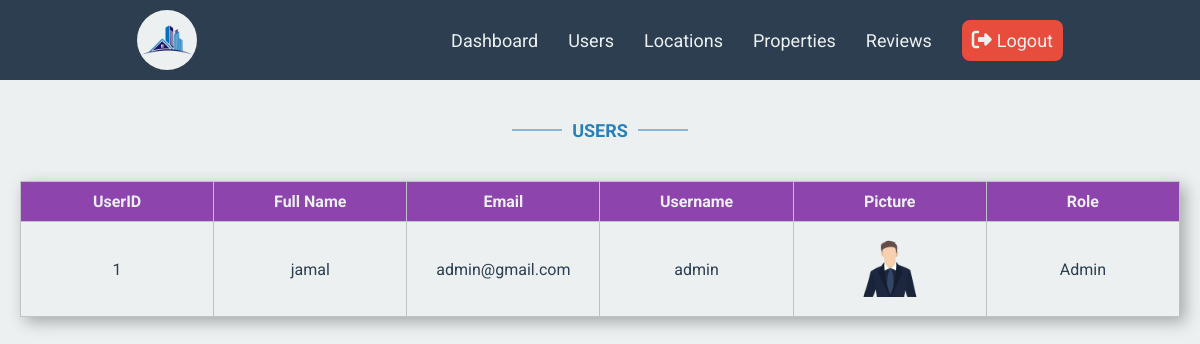
The page /admin/users.php (signed in) on the database its author committed.
### tables this page shows
CREATE TABLE `users` (
  `UserID` int(10) NOT NULL,
  `FullName` varchar(50) NOT NULL,
  `Username` varchar(255) NOT NULL,
  `Email` varchar(50) NOT NULL,
  `Password` varchar(255) NOT NULL,
  `Picture` varchar(255) NOT NULL DEFAULT 'avatar.png',
  `GroupID` int(10) NOT NULL DEFAULT 0
);

### admin/includes/functions.php (called while the page is built, shortened)
<?php
function getAllFrom($field, $table, $where = NULL, $and = NULL, $orderfield, $ordering = "DESC")
{
    global $con;
    $getAll = $con->prepare("SELECT $field FROM $table $where $and ORDER BY $orderfield $ordering");
    $getAll->execute();
    $all = $getAll->fetchAll();
    return $all;
}

### admin/users.php (the view, shortened to what this page needs)
<?php
if (isset($_SESSION['Username'])) {
    require('./connect.php');
    require('./includes/functions.php');
    require('./includes/header.php');
    $users = getAllFrom('*', 'users', NULL, NULL, 'UserID', 'ASC');
    if (!empty($users)) {
?>
        <section>
            <h1 class="custom-title">Users</h1>
            <table>
                <tr>
                    <th>UserID</th>
                    <th>Full Name</th>
                    <th>Email</th>
                    <th>Username</th>
                    <th>Picture</th>
                    <th>Role</th>
                </tr>
                <?php
                foreach ($users as $user) { ?>
                    <tr>
                        <td><?php echo $user['UserID'] ?></td>
                        <td><?php echo $user['FullName'] ?></td>
                        <td><?php echo $user['Email'] ?></td>
                        <td><?php echo $user['Username'] ?></td>
                        <td>
                            <a href="/real-estate/admin/uploads/avatars/<?php echo $user['Picture'] ?>" target="_blank">
                                <img src="./uploads/avatars/<?php echo $user['Picture'] ?>" alt="">
                            </a>
                        </td>
                        <td><?php echo $user['GroupID'] == 1 ? 'Admin' : 'User' ?></td>
                    </tr>
                <?php
                }
                ?>
            </table>
        </section>
    <?php
    } else { ?>
        <p class="alert alert-info">There is no records</p>
<?php   }
} else {
    header("Location: index.php");
    exit();
}
require('./includes/footer.php');

### admin/styles/main.css (style rules this page uses)
:root { --red1: #c0392b; --red2: #e74c3c; --orange1: #d35400; --orange2: #e67e22; --yellow1: #f39c12; --yellow2: #f1c40f; --white1: #bdc3c7; --white2: #ecf0f1; --grey1: #7f8c8d; --grey2: #95a5a6; --blue1: #2c3e50; --blue2: #34495e; --blue3: #2980b9; --blue4: #3498db; --green1: #16a085; --green2: #1abc9c; --green3: #27ae60; --green4: #2ecc71; --purple1: #8e44ad; --purple2: #9b59b6; }
* { margin: 0; padding: 0; box-sizing: border-box; font-family: "Roboto", sans-serif; color: var(--blue1); }
body { background-color: var(--white2); }
a { text-decoration: none; }
section { min-height: calc(100vh - 80px); display: flex; justify-content: flex-start; align-items: center; flex-direction: column; gap: 10px; padding: 0 20px; }
.custom-title { font-size: 18px; margin: 20px 0; text-transform: uppercase; position: relative; color: var(--blue3); }
.custom-title::before { position: absolute; top: 50%; right: -60px; content: ""; -webkit-transform: translateY(-50%); -ms-transform: translateY(-50%); transform: translateY(-50%); width: 50px; height: 1px; margin-top: -1px; background: var(--blue3); }
.custom-title::after { position: absolute; top: 50%; left: -60px; content: ""; -webkit-transform: translateY(-50%); -ms-transform: translateY(-50%); transform: translateY(-50%); width: 50px; height: 1px; margin-top: -1px; background: var(--blue3); }
table { border-collapse: collapse; width: 100%; box-shadow: 5px 5px 15px rgba(0, 0, 0, 0.3); margin: 10px 0; table-layout: fixed; word-break: break-all; }
td, th { text-align: center; border: 1px solid var(--white1); padding: 10px 0; }
tr:first-child th { background-color: var(--purple1); color: var(--white2); }
table img { margin: 5px; width: 60px; height: 60px; object-fit: cover; cursor: pointer; }

### rows shown on the page
users: UserID "1", FullName "jamal", Email "admin@gmail.com", Username "admin", Picture (placeholder picture), GroupID "Admin"
